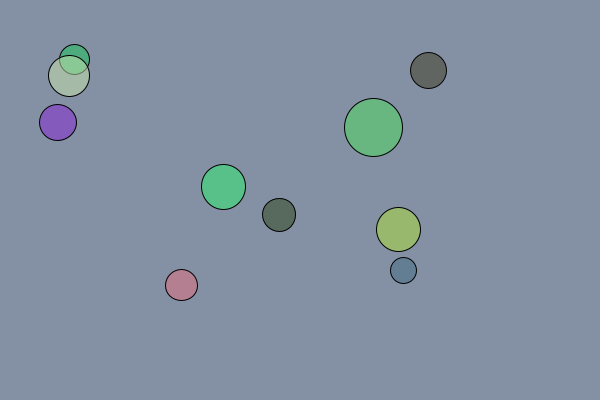
Frame 1 (no input)
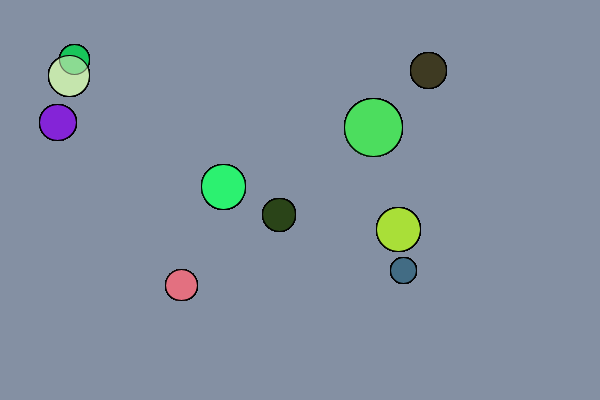
Frame 60 (the mouse pressed at the canvas centre just before this capture)
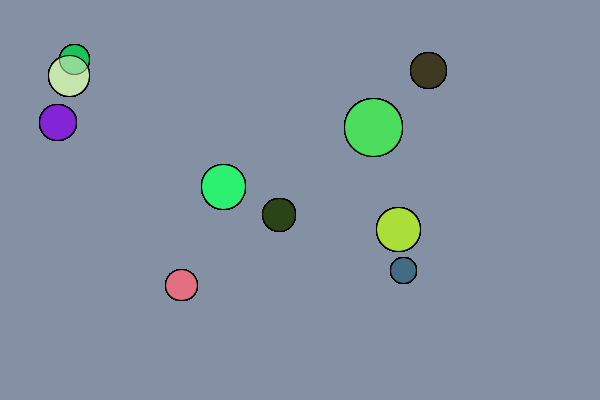
Frame 120 (the mouse held since frame 60 and released just before this capture)

The Processing sketch that drew these frames (run headless with seeded random() and noise(); from frame 60 on, the mouse is pressed at the canvas centre):

// Processing sketch: disk06
// ── disk06.pde
Disk [] Ghosts;

void setup() {
   size(600, 400);
   background(132, 144, 163);
   buildGhosts();
}

void draw() {
   for (int i=0; i<Ghosts.length; i++) {
      Ghosts[i].render();
   }
}

void buildGhosts() {
   Ghosts = new Disk[10];
   int border = 50;
   for (int i=0; i<Ghosts.length; i++) {
      float xPos = random(border, width-border);
      float yPos = random(border, height-border);
      float xDir = 10;
      float yDir = 10;
      float radius = random(10, 30);
      color clr = color(random(20, 255),
                        random(20, 255),
                        random(20, 255), 128);
      Ghosts[i] = new Disk(xPos, yPos, xDir, yDir, radius, clr);
   }
}

class Disk {
   float xPos;   // 1. Current location (X and Y)
   float yPos;  
   float xDir;   // 2. Current motion (X and Y)
   float yDir;
   float radius; // 3. Radius
   color clr;    // 4. Color

   Disk (float axPos, float ayPos, float axDir,  float ayDir,
   float aradius, color aclr) {
      xPos   = axPos;
      yPos   = ayPos;
      xDir   = axDir;
      yDir   = ayDir;
      radius = aradius;
      clr    = aclr;
   }
   
   void render() {
      fill(clr);
      ellipse(xPos, yPos, radius*2, radius*2);
   }
}
